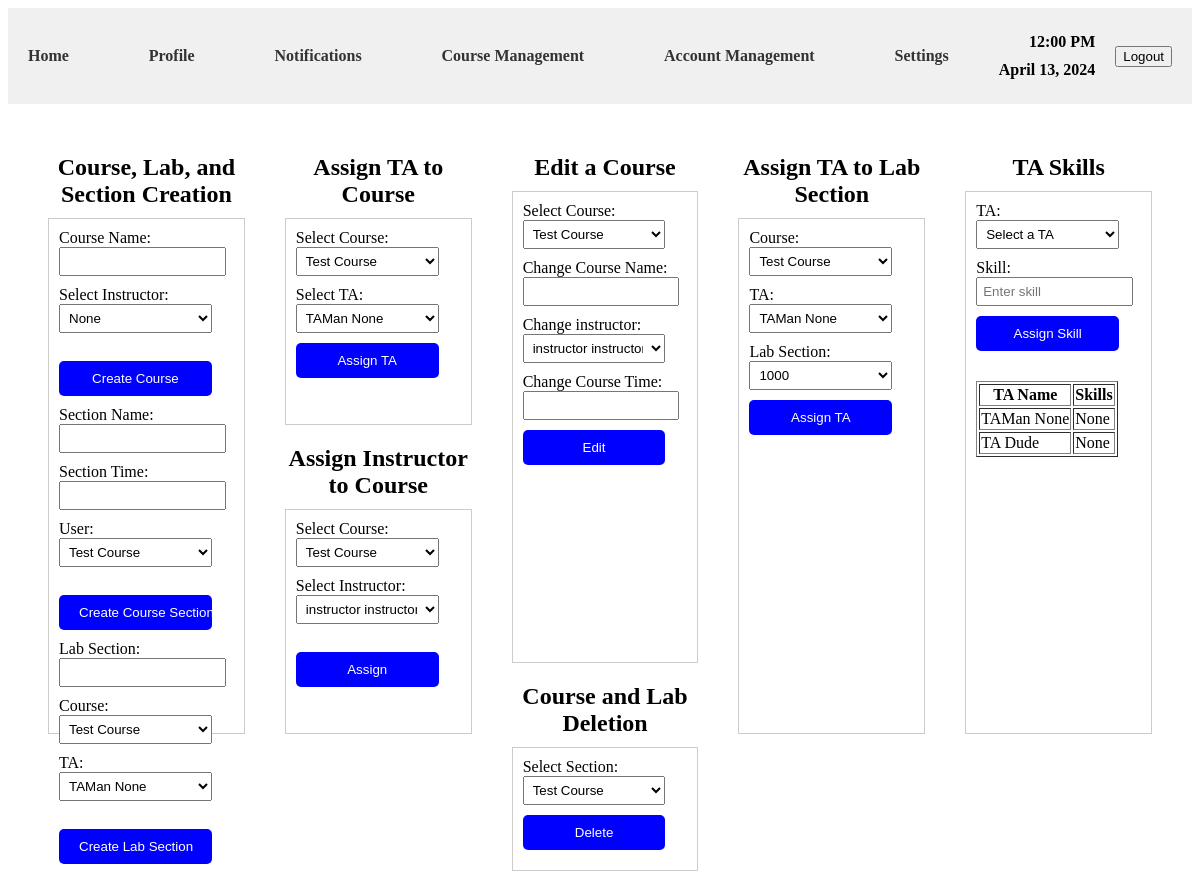
Page /courseManagement/ (signed in) on the earlier database version.
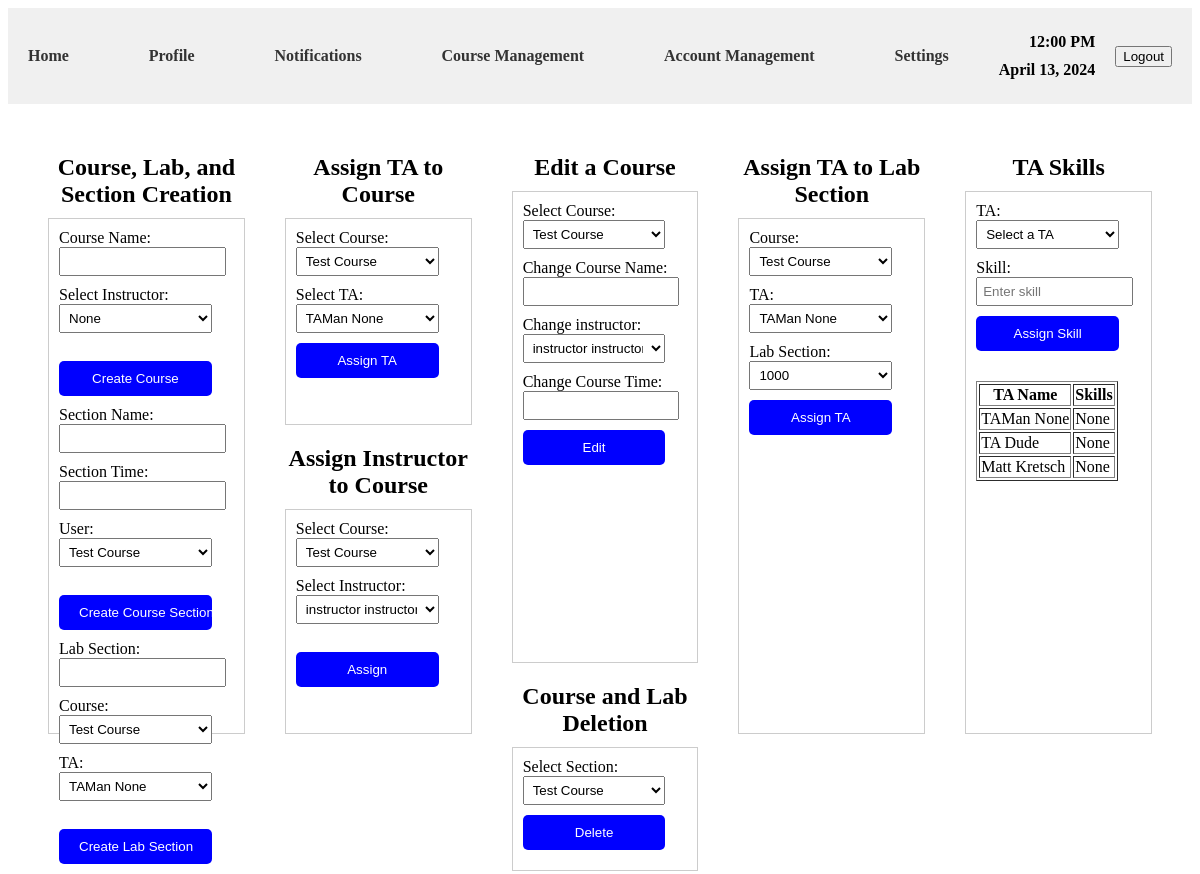
Same page on the later database version.
### scheduler/models.py (models this page shows)
class UserTable(models.Model):
    firstName = models.CharField(max_length=30, blank=True, null=True)
    lastName = models.CharField(max_length=30, blank=True, null=True)
    email = models.EmailField(unique=True)
    phone = models.CharField(max_length=30, unique=False, blank=True, null=True)
    address = models.CharField(max_length=255, blank=True, null=True)
    userType = models.CharField(max_length=20, blank=True, null=True)
    skills = models.CharField(max_length=255, blank=True, null=True)

### scheduler/views.py (the view, shortened to what this page needs)
# urls.py: path('courseManagement/', views.courseManagement, name='courseManagement'),
@login_required(login_url='login')
def courseManagement(request):
    courses = CourseTable.objects.all()
    TAs = UserTable.objects.filter(userType="ta")
    instructors = UserTable.objects.filter(userType="instructor")
    labs = LabTable.objects.all()
    joinEntries = UserCourseJoinTable.objects.all()
    if request.method == 'GET':
        user = request.user
        accRole = UserTable.objects.get(email=user.email).userType
        if user.is_authenticated and accRole == 'admin':
            return render(request, 'courseManagement.html',
                          {'courses': courses, 'TAs': TAs, 'instructors': instructors,
                           'joinEntries': joinEntries, 'labs': labs})
        else:
            return redirect('home')

### templates/courseManagement.html (shortened to what this page needs)
{% load static %}
<!DOCTYPE html>
<html lang="en">
<head>
    <link rel="stylesheet" href={% static "css/courseManagement.css"%}>
</head>
<body>
    <header>
        <nav>
            <ul>
                <li><a href="{% url 'home' %}">Home</a></li>
                <li><a href="{% url 'profile' %}">Profile</a></li>
                <li><a href="#">Notifications</a></li>
                <li><a href="{% url 'courseManagement' %}">Course Management</a></li>
                <li><a href="{% url 'adminAccManagement' %}">Account Management</a></li>
                <li><a href="#">Settings</a></li>
            </ul>
        </nav>
        <div class="dateContainer">
            <div class="clock">12:00 PM</div>
            <span>April 13, 2024</span>
        </div>
        <form action="{% url 'logout' %}" method="post">
        <button type="submit">Logout</button>
    </form>
    </header>
    <main>
        <div class="menuContainer">
            <section>
                <h2 class="menuTitle">Course, Lab, and Section Creation</h2>
                <div class="menuBox">
                    <form method="post" action="{% url 'courseManagement' %}">
                        <label for="courseName">Course Name:</label><br>
                        <input type="text" id="courseName" name="courseName"><br>
                        <label for="instructorSelectForToo">Select Instructor:</label><br>
                        <select id="instructorSelectForToo" name="instructorSelect">
                            {% if instructors %}
                                <option value="">None</option>
                            {% else %}
                                <option value="">No instructors available</option>
                            {% endif %}
                        </select><br><br>
                        <input type="submit" name = "createCourseBtn" value="Create Course">
                    </form>
                    <form method="post" action="{% url 'courseManagement' %}">
                        <label for="courseSection">Section Name:</label><br>
                        <input type="text" id="courseSection" name="courseSection"><br>
                        <label for="courseSectionTime">Section Time:</label><br>
                        <input type="text" id="courseSectionTime" name="courseSectionTime"><br>
                        <label for="courseSectionSelect">User:</label><br>
                        <select id="courseSectionSelect" name="courseSectionSelect">
                            {% if courses %}
                                {% for course in courses %}
                                    <option value="{{ course.id }}">{{ course.courseName}}</option>
                                {% endfor %}
                            {% else %}
                                <option value="">No course-user entries available</option>
                            {% endif %}
                        </select><br><br>
                        <input type="submit" name = "createSectionBtn" value="Create Course Section">
                    </form>
                    <form method="post" action="{% url 'courseManagement' %}">
                        <label for="courseName">Lab Section:</label><br>
                        <label for="labSection"></label><input type="text" id="labSection" name="labSection"><br>
                        <label for="courseSelectToo">Course:</label><br>
                        <select id="courseSelectToo" name="courseSelect">
                            {% if courses %}
                                {% for course in courses %}
                                    <option value="{{ course.id }}">{{ course.courseName }}</option>
                                {% endfor %}
                            {% else %}
                                <option value="">No courses available</option>
                            {% endif %}
                        </select><br>
                        <label for="TASelect">TA:</label><br>
                        <select id="TASelect" name="TASelect">
                            {% if TAs %}
                                {% for TA in TAs %}
                                    <option value="{{ TA.id }}">{{ TA.firstName}} {{TA.lastName }}</option>
                                {% endfor %}
                            {% else %}
                                <option value="">No TAs available</option>
                            {% endif %}
                        </select><br><br>
                        <input type="submit" name = "createLabBtn" value="Create Lab Section">
                    </form>
                </div>
            </section>
            <section>
                <h2 class="menuTitle">Assign TA to Course</h2>
                <div class="menuBoxMid">
                    <form method="post" action="{% url 'courseManagement' %}">
                        <div class="form-group">
                            <label for="courseSelectAssignTa">Select Course:</label>
                            <select id="courseSelectAssignTa" name="courseId" required>
                                {% for course in courses %}
                                    <option value="{{ course.id }}">{{ course.courseName }}</option>
                                {% empty %}
                                    <option>No courses available</option>
                                {% endfor %}
                            </select>
                        </div>
                        <div class="form-group">
                            <label for="taSelectCourse">Select TA:</label>
                            <select id="taSelectCourse" name="userId" required>
                                {% for ta in TAs %}
                                    <option value="{{ ta.id }}">{{ ta.firstName }} {{ ta.lastName }}</option>
                                {% empty %}
                                    <option>No TAs available</option>
                                {% endfor %}
                            </select>
                        </div>
                        <input type="submit" name="assignTAToCourseBtn" value="Assign TA" class="submit-btn">
                    </form>
                </div>
                <h2 class="menuTitle">Assign Instructor to Course</h2>
                <div class="menuBoxMid">
                    <form method="post" action="{% url 'courseManagement' %}">
                        <label for="courseSelectFor">Select Course:</label><br>
                        <select id="courseSelectFor" name="courseSelect">
                            {% if courses %}
                                {% for course in courses %}
                                    <option value="{{ course.id }}">{{ course.courseName }}</option>
                                {% endfor %}
                            {% else %}
                                <option value="">No courses available</option>
                            {% endif %}
                        </select><br>
                        <label for="instructorSelectFor">Select Instructor:</label><br>
                        <select id="instructorSelectFor" name="instructorSelect">
                            {% if instructors %}
                                {% for instructor in instructors %}
                                    <option value="{{ instructor.id }}">{{ instructor.firstName}} {{instructor.lastName }}</option>
                                {% endfor %}
                            {% else %}
                                <option value="">No instructors available</option>
                            {% endif %}
                        </select><br><br>
                        <input type="submit" name = "assignBtn" value="Assign">
                    </form>
                </div>
            </section>
            <section>
                <h2 class="menuTitle">Edit a Course</h2>
                <div class="menuBox">
                    <form>
                        <label for="editCourseSelect">Select Course:</label><br>
                        <select id="editCourseSelect" name="editCourseSelect">
                            {% if courses %}
                                {% for course in courses %}
                                    <option value="{{ course.id }}">{{ course.courseName }}</option>
                                {% endfor %}
                            {% else %}
                                <option value="">No courses available</option>
                            {% endif %}
                        </select><br>
                        <label for="editCourseName">Change Course Name:</label><br>
                        <input type="text" id="editCourseName" name="editCourseName"><br>
                        <label for="editInstructorSelect">Change instructor:</label><br>
                        <select id="editInstructorSelect" name="editInstructorSelect">
                            {% if instructors %}
                                {% for instructor in instructors %}
                                    <option value="{{ instructor.id }}">{{ instructor.firstName}} {{instructor.lastName }}</option>
                                {% endfor %}
                            {% else %}
                                <option value="">No instructors available</option>
                            {% endif %}
                        </select><br>
                        <label for="editTime">Change Course Time:</label><br>
                        <input type="text" id="editTime" name="editTime"><br>
                        <input type="submit" name="editCourseBtn" value="Edit">
                    </form>
                </div>
                <h2 class="menuTitle">Course and Lab Deletion</h2>
                <div class="menuBoxMid">
                    <form method="post" action="{% url 'courseManagement' %}">
                        <label for="sectionSelect">Select Section:</label><br>
                        <select id="sectionSelect" name="sectionSelect">
                            {% if courses %}
                                {% for course in courses %}
                                    <option value="{{ course.id }}">{{ course.courseName }}</option>
                                {% endfor %}
                            {% else %}
                                <option value="">No courses available</option>
                            {% endif %}
                        </select><br>
                        <input type="submit" name = "deleteBtn" value="Delete">
                    </form>
                </div>
            </section>
            <section>
                <h2 class="menuTitle">Assign TA to Lab Section</h2>
                <div class="menuBox">
                    <form method="post" action="{% url 'courseManagement' %}">
                        <label for="courseId">Course:</label>
                        <select id="courseId" name="courseId">
                            {% for course in courses %}
                                <option value="{{ course.id }}">{{ course.courseName }}</option>
                            {% endfor %}
                        </select>
                        <label for="userId">TA:</label>
                        <select id="userId" name="userId">
                            {% for ta in TAs %}
                                <option value="{{ ta.id }}">{{ ta.firstName }} {{ ta.lastName }}</option>
                            {% endfor %}
                        </select>
                        <label for="labId">Lab Section:</label>
                        <select id="labId" name="labId">
                            {% for lab in labs %}
                                <option value="{{ lab.id }}">{{ lab.sectionNumber }}</option>
                            {% endfor %}
                        </select>
                        <input type="submit" name="assignTAToLabBtn" value="Assign TA" class="submit-btn">
                    </form>
                </div>
            </section>
<section>
    <h2 class="menuTitle">TA Skills</h2>
    <div class="menuBoxMid">
        {% if TAs %}
            <form method="post" action="{% url 'courseManagement' %}">
                <label for="taId">TA:</label>
                <select name="taId" id="taId" required>
                    <option value="">Select a TA</option>
                </select>
                <label for="skillName">Skill:</label>
                <input type="text" id="skillName" name="skillName" placeholder="Enter skill" required>
                <input type="submit" name="addSkillBtn" value="Assign Skill" class="submit-btn">
            </form>
            <table border="1" style="margin-top: 20px;">
                <thead>
                    <tr>
                        <th>TA Name</th>
                        <th>Skills</th>
                    </tr>
                </thead>
                <tbody>
                    {% for ta in TAs %}
                        <tr>
                            <td>{{ ta.firstName }} {{ ta.lastName }}</td>
                            <td>{{ ta.skills }}</td>
                        </tr>
                    {% endfor %}
                </tbody>
            </table>
        {% else %}
            <p>No TAs available</p>
        {% endif %}
    </div>
</section>
        </div>
    </main>
</body>
</html>

### static/css/courseManagement.css (style rules this page uses)
header { display: flex; justify-content: space-between; align-items: center; padding: 10px 20px; background-color: #f0f0f0; min-width: 1000px; }
nav { flex: 1; }
nav ul { list-style-type: none; margin: 0; padding: 0; display: flex; justify-content: space-between; }
nav ul li { margin-right: 20px; }
nav ul li a { text-decoration: none; color: #333; font-weight: bold; }
main { padding: 20px; display: flex; justify-content: space-between; flex-direction: column; height: calc(100vh - 180px); min-width: 1000px; min-height: 500px; }
.menuContainer { display: flex; justify-content: space-between; height: 100%; }
section { flex: 1; padding: 10px; margin: 0 10px; display: flex; flex-direction: column; }
.menuTitle { text-align: center; margin-bottom: 10px; font-weight: bold; }
.menuBox { border: 1px solid #ccc; padding: 10px; height: 100%; min-height: 450px; }
.menuBoxMid { border: 1px solid #ccc; padding: 10px; flex-grow: 1; flex-shrink: 1; }
.dateContainer { display: flex; align-items: flex-end; flex-direction: column; padding: 10px 20px; }
.clock, span { font-weight: bold; margin-left: 10px; padding: 5px 0; text-align: right; }
input[type="text"], input[type="submit"], select { width: calc(100% - 22px); margin-bottom: 10px; padding: 5px; }
input[type="submit"], .assignButton { background-color: blue; color: white; padding: 10px 20px; border: none; border-radius: 5px; cursor: pointer; }
select { width: calc(100% - 22px); margin-bottom: 10px; padding: 5px; }

Differences in the rows shown:
added UserTable: firstName "Matt", lastName "Kretsch", skills "None"
